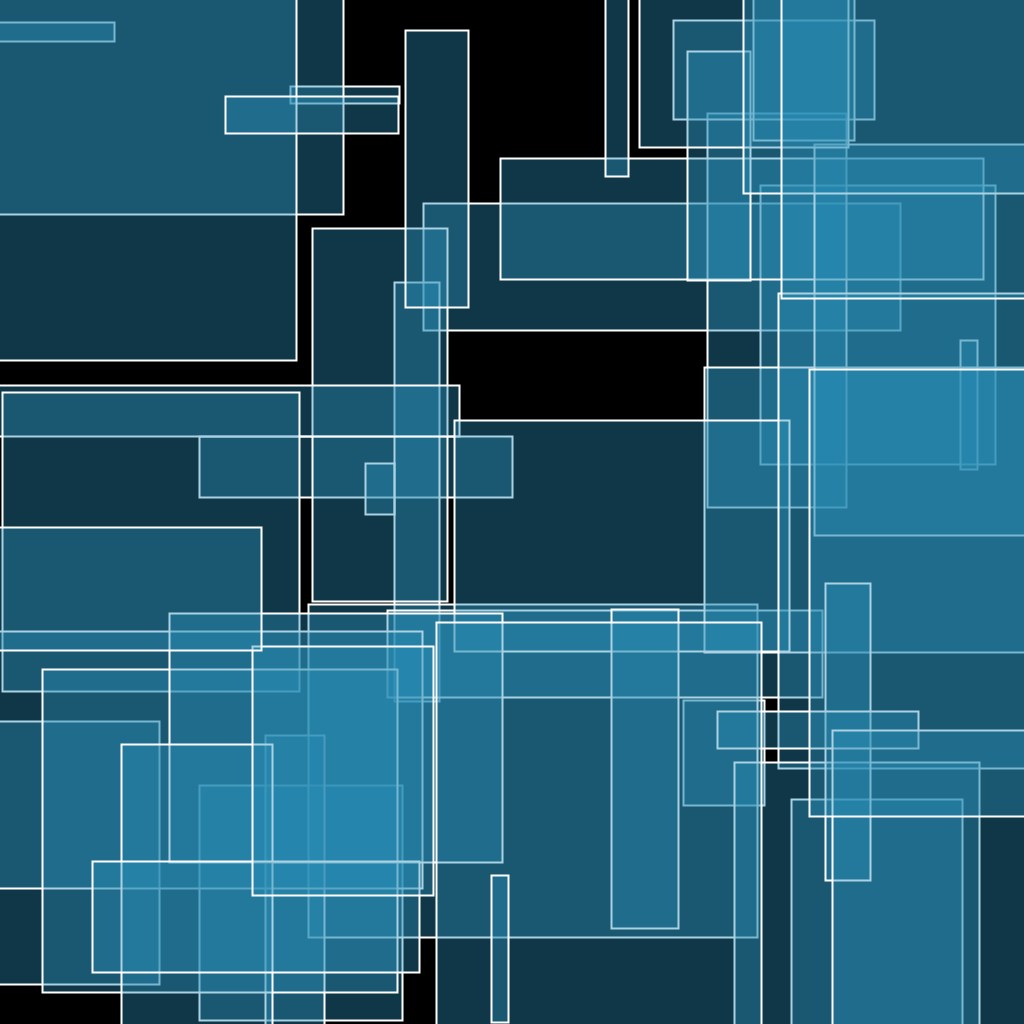
Frame 1 (no input)
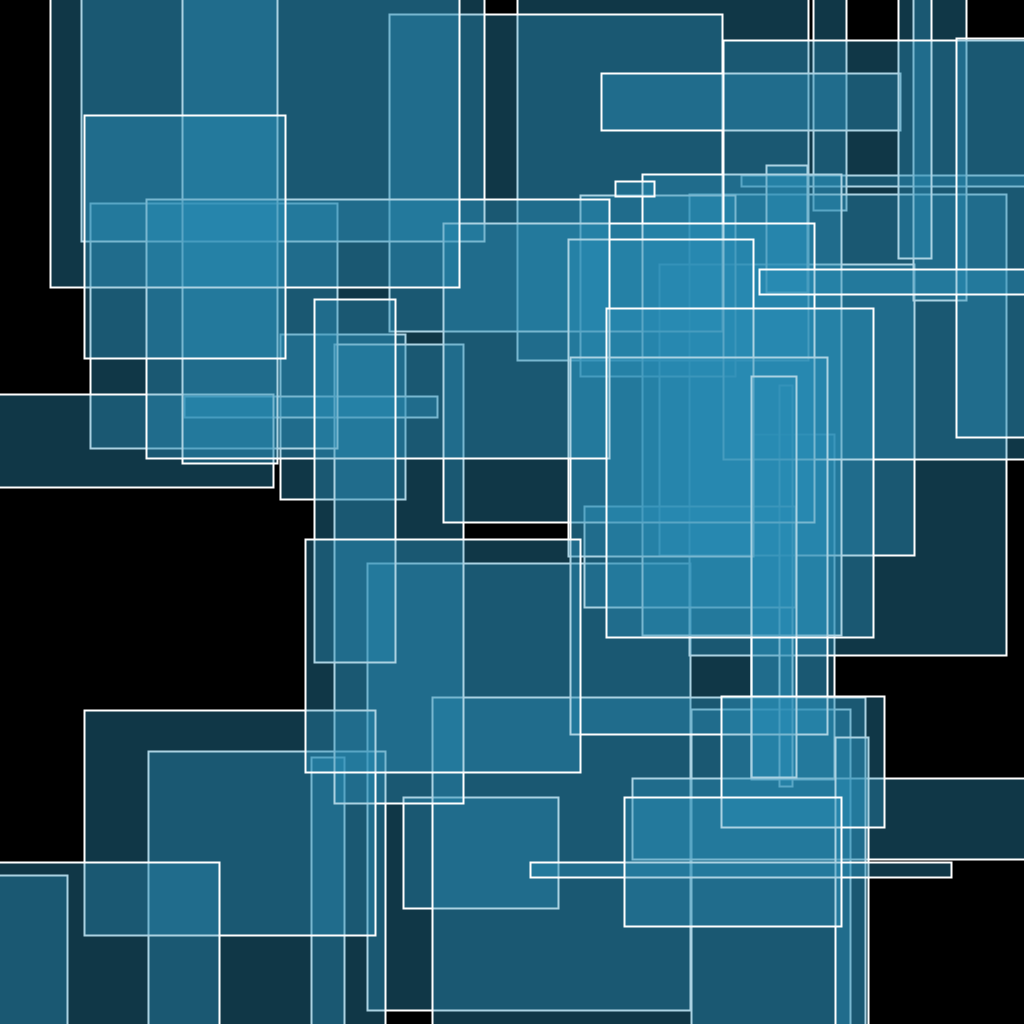
Frame 2 (the mouse pressed at the canvas centre, redrawn once)

The Processing sketch that drew these frames (run headless with seeded random() and noise(); the mouse was pressed at the canvas centre and the sketch redrawn once):

// Processing sketch: simili_instances_dans_Processing
// ── simili_instances_dans_Processing.pde
// renaud.jean-francois(arobas)uqam(point)ca
// Syntaxe Processing version 3.5.4
// jeudi, 1 septembre 2022

ArrayList<Rect> rects = new ArrayList<Rect>();
int nbObjets = 50;

void setup() {
  size(1024, 1024);
  // surface.setSize(img.width, img.height);
  // pixelDensity(displayDensity());
  background(0);
  fill(255);
  noStroke();

  rectMode(CENTER);

  noLoop();
}

void draw() {
  background(0);
  translate(width/2, height/2);

  for (int i = 0; i < nbObjets; i++) {
    int tempx = int(random(-width/2, width/2));
    int tempy = int(random(-width/2, width/2));
    float tempw = random(10, 500);
    float temph = random(10, 500);
    rects.add(new Rect(tempx, tempy, tempw, temph));
  }

  for (int i = 0; i < rects.size(); i++) {
    Rect r = rects.get(i);
    r.display();
  }
  filter(ADD);
  
  save("render.jpg");
}

void mousePressed() {
  rects.clear();
  redraw();
}

// ── Rect.pde
class Rect {
  int posx, posy;
  float w, h;
  
  Rect(int _posx, int _posy, float _w, float _h) {
    posx = _posx;
    posy = _posy;
    w = _w;
    h = _h;
  }
  
  void display() {
    fill(40, 140, 180, 100);
    stroke(255);
    strokeWeight(2);
    rect(posx, posy, w, h);
  }
  
}
